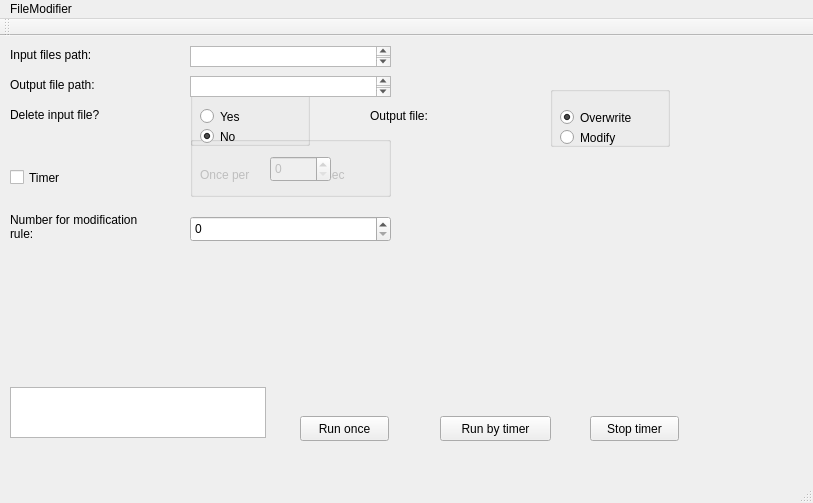
<?xml version="1.0" encoding="UTF-8"?>
<ui version="4.0">
 <class>MainWindow</class>
 <widget class="QMainWindow" name="MainWindow">
  <property name="geometry">
   <rect>
    <x>0</x>
    <y>0</y>
    <width>813</width>
    <height>503</height>
   </rect>
  </property>
  <property name="windowTitle">
   <string>MainWindow</string>
  </property>
  <widget class="QWidget" name="centralWidget">
   <widget class="QLabel" name="inputFilePathLabel">
    <property name="geometry">
     <rect>
      <x>10</x>
      <y>10</y>
      <width>171</width>
      <height>17</height>
     </rect>
    </property>
    <property name="text">
     <string>Input files path:</string>
    </property>
   </widget>
   <widget class="QTextEdit" name="inputFileEdit">
    <property name="geometry">
     <rect>
      <x>190</x>
      <y>10</y>
      <width>201</width>
      <height>21</height>
     </rect>
    </property>
   </widget>
   <widget class="QTextBrowser" name="tempTextBrowser">
    <property name="geometry">
     <rect>
      <x>10</x>
      <y>351</y>
      <width>256</width>
      <height>51</height>
     </rect>
    </property>
   </widget>
   <widget class="QPushButton" name="runOnceButton">
    <property name="geometry">
     <rect>
      <x>300</x>
      <y>380</y>
      <width>89</width>
      <height>25</height>
     </rect>
    </property>
    <property name="text">
     <string>Run once</string>
    </property>
   </widget>
   <widget class="QLabel" name="ifDeleteInFileLabel">
    <property name="geometry">
     <rect>
      <x>10</x>
      <y>70</y>
      <width>171</width>
      <height>17</height>
     </rect>
    </property>
    <property name="text">
     <string>Delete input file?</string>
    </property>
   </widget>
   <widget class="QGroupBox" name="ifDeleteInFileBox">
    <property name="geometry">
     <rect>
      <x>190</x>
      <y>49</y>
      <width>120</width>
      <height>61</height>
     </rect>
    </property>
    <property name="title">
     <string/>
    </property>
    <widget class="QRadioButton" name="deleteInFileButton">
     <property name="geometry">
      <rect>
       <x>10</x>
       <y>20</y>
       <width>112</width>
       <height>23</height>
      </rect>
     </property>
     <property name="text">
      <string>Yes</string>
     </property>
    </widget>
    <widget class="QRadioButton" name="notDeleteInFileButton">
     <property name="geometry">
      <rect>
       <x>10</x>
       <y>40</y>
       <width>112</width>
       <height>23</height>
      </rect>
     </property>
     <property name="text">
      <string>No</string>
     </property>
     <property name="checked">
      <bool>true</bool>
     </property>
    </widget>
   </widget>
   <widget class="QLabel" name="outputFileLabel">
    <property name="geometry">
     <rect>
      <x>10</x>
      <y>40</y>
      <width>171</width>
      <height>17</height>
     </rect>
    </property>
    <property name="text">
     <string>Output file path:</string>
    </property>
   </widget>
   <widget class="QTextEdit" name="outputFileEdit">
    <property name="geometry">
     <rect>
      <x>190</x>
      <y>40</y>
      <width>201</width>
      <height>21</height>
     </rect>
    </property>
   </widget>
   <widget class="QLabel" name="ifChangeOutFileLabel">
    <property name="geometry">
     <rect>
      <x>370</x>
      <y>71</y>
      <width>171</width>
      <height>17</height>
     </rect>
    </property>
    <property name="text">
     <string>Output file:</string>
    </property>
   </widget>
   <widget class="QGroupBox" name="ifChangeOutFileBox">
    <property name="geometry">
     <rect>
      <x>550</x>
      <y>50</y>
      <width>120</width>
      <height>61</height>
     </rect>
    </property>
    <property name="title">
     <string/>
    </property>
    <widget class="QRadioButton" name="overwriteOutFileButton">
     <property name="geometry">
      <rect>
       <x>10</x>
       <y>20</y>
       <width>112</width>
       <height>23</height>
      </rect>
     </property>
     <property name="text">
      <string>Overwrite</string>
     </property>
     <property name="checked">
      <bool>true</bool>
     </property>
    </widget>
    <widget class="QRadioButton" name="modifyOutFileButton">
     <property name="geometry">
      <rect>
       <x>10</x>
       <y>40</y>
       <width>112</width>
       <height>23</height>
      </rect>
     </property>
     <property name="text">
      <string>Modify</string>
     </property>
    </widget>
   </widget>
   <widget class="QGroupBox" name="timerBox">
    <property name="geometry">
     <rect>
      <x>190</x>
      <y>100</y>
      <width>201</width>
      <height>61</height>
     </rect>
    </property>
    <property name="title">
     <string/>
    </property>
    <widget class="QLabel" name="multipleTimerLabel">
     <property name="enabled">
      <bool>false</bool>
     </property>
     <property name="geometry">
      <rect>
       <x>10</x>
       <y>30</y>
       <width>171</width>
       <height>17</height>
      </rect>
     </property>
     <property name="text">
      <string>Once per                       sec</string>
     </property>
    </widget>
    <widget class="QSpinBox" name="timerSpinBox">
     <property name="enabled">
      <bool>false</bool>
     </property>
     <property name="geometry">
      <rect>
       <x>80</x>
       <y>20</y>
       <width>61</width>
       <height>26</height>
      </rect>
     </property>
    </widget>
   </widget>
   <widget class="QPushButton" name="runByTimerButton">
    <property name="geometry">
     <rect>
      <x>440</x>
      <y>380</y>
      <width>111</width>
      <height>25</height>
     </rect>
    </property>
    <property name="text">
     <string>Run by timer</string>
    </property>
   </widget>
   <widget class="QPushButton" name="stopButton">
    <property name="geometry">
     <rect>
      <x>590</x>
      <y>380</y>
      <width>89</width>
      <height>25</height>
     </rect>
    </property>
    <property name="text">
     <string>Stop timer</string>
    </property>
   </widget>
   <widget class="QCheckBox" name="timerCheckBox">
    <property name="geometry">
     <rect>
      <x>10</x>
      <y>130</y>
      <width>92</width>
      <height>23</height>
     </rect>
    </property>
    <property name="text">
     <string>Timer</string>
    </property>
   </widget>
   <widget class="QLabel" name="modificationLabel">
    <property name="geometry">
     <rect>
      <x>10</x>
      <y>170</y>
      <width>151</width>
      <height>41</height>
     </rect>
    </property>
    <property name="text">
     <string>Number for modification rule:</string>
    </property>
    <property name="scaledContents">
     <bool>false</bool>
    </property>
    <property name="wordWrap">
     <bool>true</bool>
    </property>
   </widget>
   <widget class="QSpinBox" name="modificationBox">
    <property name="geometry">
     <rect>
      <x>190</x>
      <y>180</y>
      <width>201</width>
      <height>26</height>
     </rect>
    </property>
   </widget>
   <zorder>timerBox</zorder>
   <zorder>inputFilePathLabel</zorder>
   <zorder>inputFileEdit</zorder>
   <zorder>tempTextBrowser</zorder>
   <zorder>runOnceButton</zorder>
   <zorder>ifDeleteInFileLabel</zorder>
   <zorder>ifDeleteInFileBox</zorder>
   <zorder>outputFileLabel</zorder>
   <zorder>outputFileEdit</zorder>
   <zorder>ifChangeOutFileLabel</zorder>
   <zorder>ifChangeOutFileBox</zorder>
   <zorder>runByTimerButton</zorder>
   <zorder>stopButton</zorder>
   <zorder>timerCheckBox</zorder>
   <zorder>modificationLabel</zorder>
   <zorder>modificationBox</zorder>
  </widget>
  <widget class="QMenuBar" name="menuBar">
   <property name="geometry">
    <rect>
     <x>0</x>
     <y>0</y>
     <width>813</width>
     <height>22</height>
    </rect>
   </property>
   <widget class="QMenu" name="menuFileModifier">
    <property name="title">
     <string>FileModifier</string>
    </property>
   </widget>
   <addaction name="menuFileModifier"/>
  </widget>
  <widget class="QToolBar" name="mainToolBar">
   <attribute name="toolBarArea">
    <enum>TopToolBarArea</enum>
   </attribute>
   <attribute name="toolBarBreak">
    <bool>false</bool>
   </attribute>
  </widget>
  <widget class="QStatusBar" name="statusBar"/>
 </widget>
 <layoutdefault spacing="6" margin="11"/>
 <resources/>
 <connections/>
</ui>
